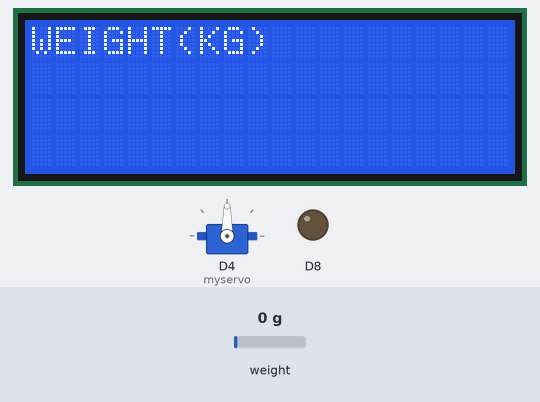
A sketch run on a simulated ESP8266 (NodeMCU). Shown: servo, 20×4 character LCD, output pins drawn as LEDs (lit = HIGH). The inputs (shaded band) are chosen by the test bench; at power-on: weight on the scale 0 g. WiFi joins after 1.5 s; servers stay silent unless stated; the local clock reads 2024-03-15 10:24:30 at power-on unless the sketch sets it; storage starts empty; what the sketch prints to the serial monitor is not drawn.

Above: at 3.2 s.
At 4.2 s:
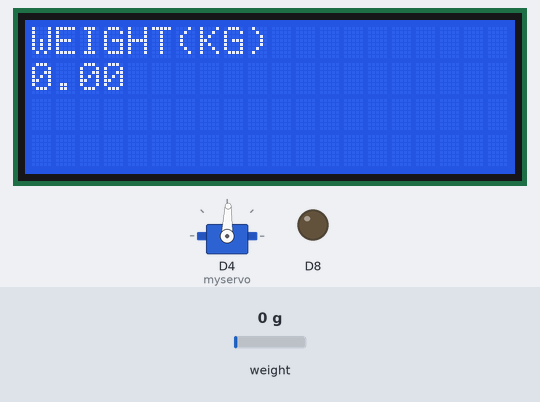
4.3 s: weight on the scale set to 45 g
6.4 s: weight on the scale set to 53 g
At 7.9 s:
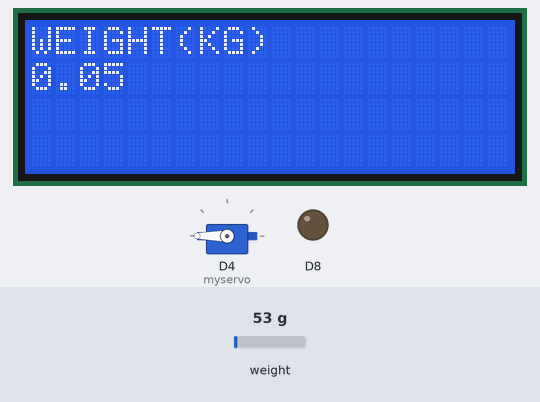
8.6 s: weight on the scale set to 180 g
10.2 s: weight on the scale set to 218 g
At 11.5 s:
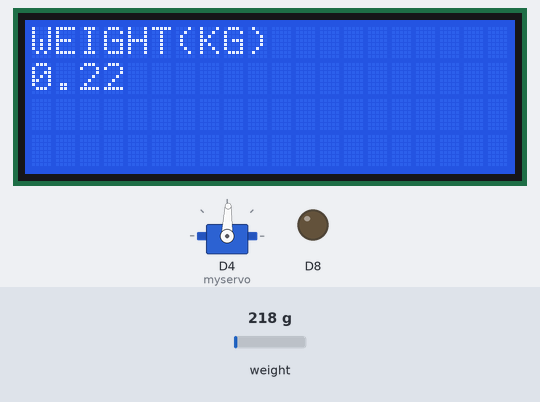
Timing chart, 0 to 13.2 s (numbered marks = the images above; inputs shaded):
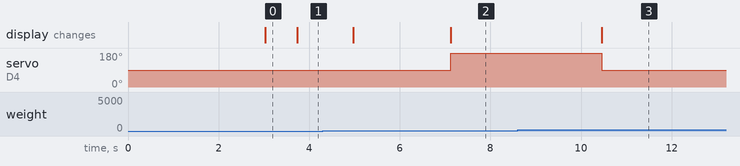

The sketch:

ESP8266AUTOFEEDINGPETWITHLOADCELL.ino
```cpp
#define BLYNK_PRINT Serial
#include <ESP8266WiFi.h>
#include <BlynkSimpleEsp8266.h>
#include "HX711.h"
#include <LiquidCrystal_I2C.h>
#include <Wire.h>
#include <SPI.h>
#include <SD.h>
#include <Servo.h>
#include <time.h>

int timezone = 7 * 3600;                    //ตั้งค่า TimeZone ตามเวลาประเทศไทย
int dst = 0;                                //กำหนดค่า Date Swing Time


File myFile; // สร้างออฟเจก File สำหรับจัดการข้อมูล
const int chipSelect = D8;

#define calibration_factor 370000 // เอาค่าที่ได้จากการปรับ มาใส่ตรงนี้
#define DOUT  16
#define CLK  0

//****SERVO MOTOR****
Servo myservo; //ประกาศตัวแปรแทน Servo

//******BLYNK******
char auth[] = "PAUzjJQmds_Jy-pqWdaGorA0uQ0zRTAz";

HX711 scale(DOUT, CLK);
float w=(scale.get_units(), 2);
// Set the LCD address to 0x27 for a 16 chars and 2 line display
// Arduino UNO => PIN 4 = SCL, PIN 5 = SDA
// NodeMCU Dev Kit => D1 = SCL, D2 = SDA
LiquidCrystal_I2C lcd(0x27, 20, 4);

void setup()
{
  int s;
  // initialize the LCD
  Serial.begin(9600);
  Serial.println("ArduinoAll Calibrating...");
  scale.set_scale(calibration_factor); // ปรับค่า calibration factor
  scale.tare(); //รีเซตน้ำหนักเป็น 0
  Serial.println("OK Start :");

  myservo.attach(2);// กำหนดขา 2 ควบคุม Servo

  lcd.begin();
  // Turn on the blacklight and print a message.
  lcd.backlight();

   Blynk.begin(auth, "AndroidAP", "0947168060");

  while (WiFi.status() != WL_CONNECTED) { //รอจนกว่าจะเชื่อมต่อสำเร็จ
    Serial.print("."); //แสดง ... ไปเรื่อยๆ จนกว่าจะเชื่อมต่อได้
    delay(500);
  } //ถ้าเชื่อมต่อสำเร็จก็จะหลุก loop while ไปค่ะ

  Serial.println("");
  Serial.println("Wi-Fi connected"); //แสดงว่าเชื่อมต่อ Wi-Fi ได้แล้ว
  Serial.print("IP Address : ");
  Serial.println(WiFi.localIP()); //แสดง IP ของบอร์ดที่ได้รับแจกจาก AP

  configTime(timezone, dst, "pool.ntp.org", "time.nist.gov");     //ดึงเวลาจาก Server
  Serial.println("\nWaiting for time");
  while (!time(nullptr)) {
       Serial.print(".");
       delay(1000);
    }
  //****Sd_card****
  while (!Serial) {
  ; // รอจนกระทั่งเชื่อมต่อกับ Serial port แล้ว สำหรับ Arduino Leonardo เท่านั้น
  }
  Serial.print("Initializing SD card...");
  pinMode(SS, OUTPUT);
  if (!SD.begin(chipSelect)) {
  Serial.println("initialization failed!");
  return;
  }
  Serial.println("initialization done.");

}


void loop()
{

  Serial.print("Reading: ");
  Serial.print(scale.get_units()); //แสดงผลน้ำหนัก 2 ตำแหน่ง
  Serial.println(" kg");
  lcd.setCursor(0, 0); // กำหนดให้ เคอร์เซอร์ อยู่ตัวอักษรตำแหน่งที่0 แถวที่ 1 เตรียมพิมพ์ข้อความ
  lcd.print("WEIGHT(KG)"); //พิมพ์ข้อความ "LCD1602 I2c Test"
  lcd.setCursor(0,1);
  float w=scale.get_units();

  configTime(timezone, dst, "pool.ntp.org", "time.nist.gov");    //ดีงเวลาปัจจุบันจาก Server อีกครั้ง
  time_t now = time(nullptr);
  struct tm* p_tm = localtime(&now);
  delay(500);


  if(w<=0.05){


        myservo.write(1450);
        w=scale.get_units();
        lcd.setCursor(0, 0); // กำหนดให้ เคอร์เซอร์ อยู่ตัวอักษรตำแหน่งที่0 แถวที่ 1 เตรียมพิมพ์ข้อความ
        lcd.print("WEIGHT(KG)"); //พิมพ์ข้อความ "LCD1602 I2c Test"
         lcd.setCursor(0,1);
          lcd.print(scale.get_units());
          Serial.print(scale.get_units()); //แสดงผลน้ำหนัก 2 ตำแหน่ง
        Serial.println(" kg");


    }


  if((w>0.05&&w<=1.0)){

  while(w<0.2&&w>0.05){

  //******SERVO MOTOR*****
  myservo.write(360); // สั่งให้ Servo หมุนไปองศาที่ 360
  delay(100);
  w=scale.get_units();
  Serial.print(scale.get_units()); //แสดงผลน้ำหนัก 2 ตำแหน่ง
  Serial.println(" kg");
  lcd.setCursor(0, 0); // กำหนดให้ เคอร์เซอร์ อยู่ตัวอักษรตำแหน่งที่0 แถวที่ 1 เตรียมพิมพ์ข้อความ
  lcd.print("WEIGHT(KG)"); //พิมพ์ข้อความ "LCD1602 I2c Test"
  lcd.setCursor(0,1);
  lcd.print(scale.get_units());
  Blynk.run();
  }
  myservo.write(1450);
  if(w>=0.2){
    myFile = SD.open("test.txt", FILE_WRITE); // เปิดไฟล์ที่ชื่อ test.txt เพื่อเขียนข้อมูล โหมด FILE_WRITE
    if (myFile) {

    Serial.print("Writing to test.txt...");
    myFile.print(p_tm->tm_hour);
    myFile.print(":");
    myFile.print(p_tm->tm_min);
    myFile.print("  ");
    myFile.print(p_tm->tm_mday);
    myFile.print("/");
    myFile.print(p_tm->tm_mon+1);
    myFile.print("/");
    myFile.print(p_tm->tm_year+1900);
    myFile.println("Feeding pet success from weight sensor"); // สั่งให้เขียนข้อมูล

    myFile.close(); // ปิดไฟล์

    }
     else {
      // ถ้าเปิดไฟลืไม่สำเร็จ ให้แสดง error
        Serial.println("error opening test.txt");
        }
 }
  }

   Blynk.run();
}
BLYNK_WRITE(V1){
  myservo.write(360);
  w=scale.get_units();

}
BLYNK_WRITE(V2){
  myservo.write(1450);
  w=scale.get_units();
}
BLYNK_WRITE(V3){
  Serial.println(param.asInt());

  if(param.asInt() == 0)
  {
    myservo.write(1450);
    w=scale.get_units();
  }
  if(param.asInt() == 1)
  {
    while(w<=0.2){
    myservo.write(360);
    w=scale.get_units();
  } myservo.write(1450);
  }
}
BLYNK_WRITE(V4){
 Serial.println(param.asInt());

  if(param.asInt() == 0)
  {
    myservo.write(1450);
    w=scale.get_units();
    Serial.println(param.asInt());
  }
  if(param.asInt() == 1)
  {
    while(w<=0.2){
    myservo.write(360);
    w=scale.get_units();
    Serial.println(param.asInt());
  } myservo.write(1450);
  }
}
BLYNK_WRITE(V6){
  Serial.println(param.asInt());

  if(param.asInt() == 0)
  {
    myservo.write(1450);
    w=scale.get_units();
  }
  if(param.asInt() == 1)
  {
    while(w<=0.2){
    myservo.write(360);
    w=scale.get_units();
  } myservo.write(1450);
  }
}
BLYNK_WRITE(V7){
  Serial.println(param.asInt());
   float s=param.asInt();
  if(param.asInt()==1){
      myservo.write(1450);

    }

  }
  BLYNK_WRITE(V8){
  Serial.println(param.asInt());


  }
```

Measured:
- the behaviour switches between 49 and 50 g on weight on the scale (found by bisection; images 1 and 2)
- the behaviour switches between 199 and 200 g on weight on the scale (found by bisection; images 2 and 3)
- after the input at 6.4 s, servo on D4 (myservo): 88° → 180° after 0.73 s
- after the input at 10.2 s, servo on D4 (myservo): 180° → 88° after 0.26 s
